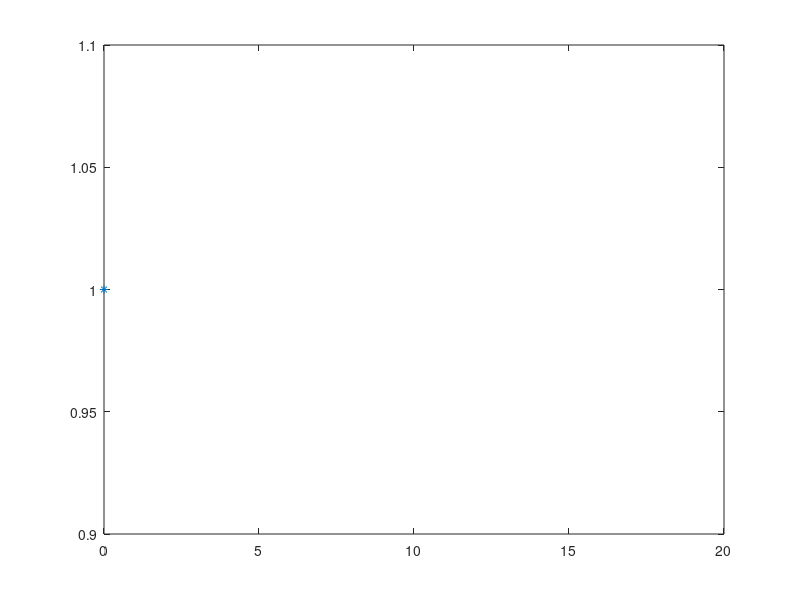

MATLAB code to generate this figure:
#count the failures !!! important
N = input("Please enter the number of simulations is: ")
p = input("Please enter the probability which is (between 0 and 1) : ")

B_X = [0:N]
#For each element from the vector X, we set it to be 0, and if a random nr. is higher than probability p => failure
#Failure => we increment the element at the i-th position ; thus we compute the random nr. of failures
for i=1:N;
  X(i) = 0
  while(rand>=p)
    X(i) = X(i) + 1;
  endwhile
endfor

k=0:20;
p_k = geopdf(k, p); %compute the geometric pdf
U_X = unique(X);

#Rest of the problem is like previous ones

n_X = hist(X, length(U_X));
rel_freq = n_X / N;
clf
plot(U_X, rel_freq, '*', k, p_k, 'ro')
